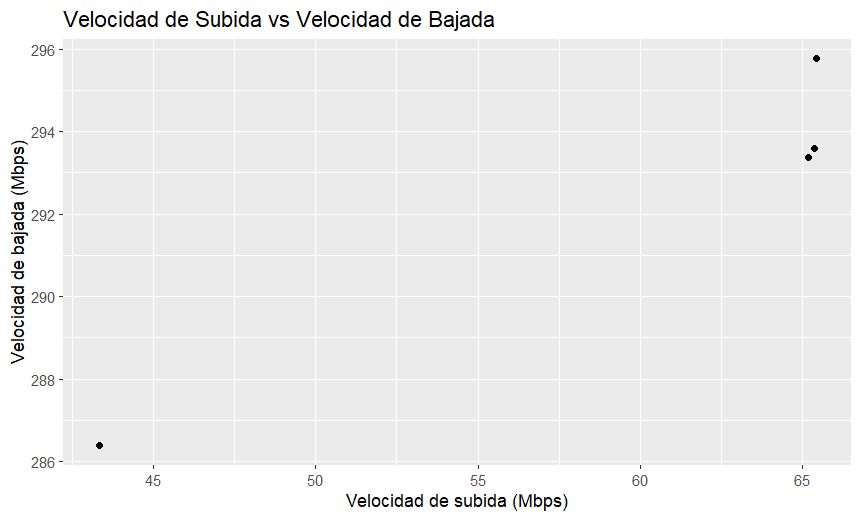

The script that drew this image:
library(ggplot2)
library(stats)

# Leer los datos del archivo resultados.csv
data <- read.csv("resultados.csv")

velocidad_subida <- data$up
velocidad_bajada <- data$down

# Cálculos estadísticos de subida
media_subida <- mean(velocidad_subida)
desviacion_subida <- sd(velocidad_subida)

# Cálculos estadísticos de bajada
media_bajada <- mean(velocidad_bajada)
desviacion_bajada <- sd(velocidad_bajada)

# Gráfica de dispersión de velocidad de subida y bajada
ggplot(data, aes(x = up, y = down)) +
  geom_point() +
  labs(x = "Velocidad de subida (Mbps)", y = "Velocidad de bajada (Mbps)",
       title = "Velocidad de Subida vs Velocidad de Bajada")

# Resultados de subida
cat("Estadísticas de Velocidad de Subida:\n")
cat("Media:", media_subida, "\n")
cat("Desviación estándar:", desviacion_subida, "\n")

# Resultados de bajada
cat("\nEstadísticas de Velocidad de Bajada:\n")
cat("Media:", media_bajada, "\n")
cat("Desviación estándar:", desviacion_bajada, "\n")
